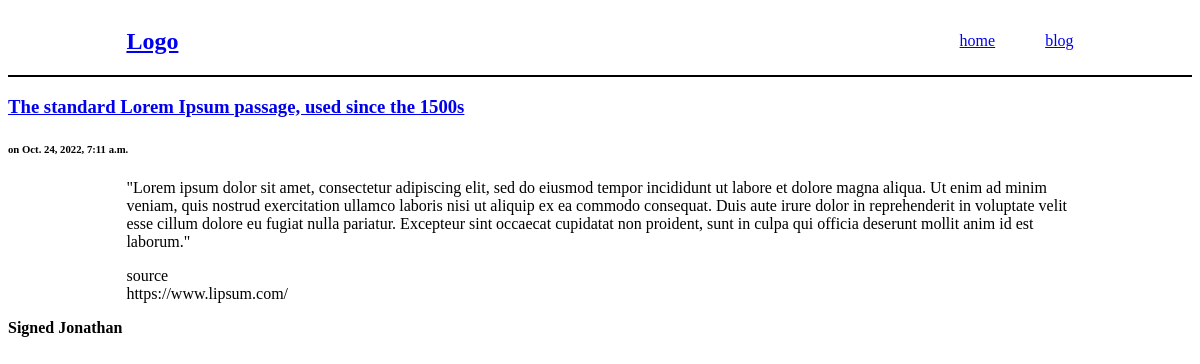
Page /blog/1/ on the committed database.
### blog/models.py (models this page shows)
class Post(models.Model):
    id = models.AutoField(primary_key=True)
    title = models.CharField(max_length=140)
    body = models.TextField()
    signature = models.CharField(max_length=140,default='Jonathan') # Added other field
    date = models.DateTimeField()

### templates/blog/post.html (shortened to what this page needs)
{% extends "theme/header.html" %}
{% block content %}
<h3><a href="/blog/{{post.id}}">{{ post.title }}</a></h3>
<h6> on {{ post.date }}</h6>
<div class = "container">
    {{ post.body|safe|linebreaks}}
</div>
<div>
    <b>
    Signed {{ post.signature|safe}}
    </b>
</div>
<br><br>
{% endblock %}

### templates/blog/post.html (style rules this page uses)
.container { width: 80%; margin-left: auto; margin-right: auto; }

### rows in the picture
Post: title "The standard Lorem Ipsum passage, used since the 1500s", date "Oct. 24, 2022, 7:11 a.m.", body "\"Lorem ipsum dolor sit amet, consectetur adipiscing elit, sed do eiusmod tempor incididunt ut labore et dolore magna aliqua. Ut enim ad minim veniam, quis nostrud exercitation ullamco laboris nisi ut aliquip ex ea commodo consequat. Duis aute irure dolor in reprehenderit in voluptate velit esse cillum dolore eu fugiat nulla pariatur. Excepteur sint occaecat cupidatat non proident, sunt in culpa qui officia deserunt mollit anim id est laborum.\" source https://www.lipsum.com/", signature "Jonathan"
